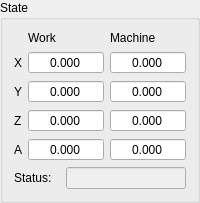
          <widget class="QGroupBox" name="grpState">
           <property name="title">
            <string>State</string>
           </property>
           <property name="overrided" stdset="0">
            <bool>false</bool>
           </property>
           <layout class="QVBoxLayout" name="verticalLayout_6">
            <item>
             <layout class="QVBoxLayout" name="verticalLayout_4">
              <item>
               <layout class="QGridLayout" name="gridLayout_2" columnstretch="0,1,1">
                <item row="1" column="0">
                 <widget class="QLabel" name="label_23">
                  <property name="text">
                   <string>X</string>
                  </property>
                 </widget>
                </item>
                <item row="0" column="1">
                 <widget class="QLabel" name="label_4">
                  <property name="text">
                   <string>Work</string>
                  </property>
                 </widget>
                </item>
                <item row="2" column="1">
                 <widget class="QDoubleSpinBox" name="txtWPosY">
                  <property name="sizePolicy">
                   <sizepolicy hsizetype="Expanding" vsizetype="Fixed">
                    <horstretch>0</horstretch>
                    <verstretch>0</verstretch>
                   </sizepolicy>
                  </property>
                  <property name="toolTip">
                   <string>Y</string>
                  </property>
                  <property name="locale">
                   <locale language="C" country="AnyCountry"/>
                  </property>
                  <property name="alignment">
                   <set>Qt::AlignCenter</set>
                  </property>
                  <property name="readOnly">
                   <bool>true</bool>
                  </property>
                  <property name="buttonSymbols">
                   <enum>QAbstractSpinBox::NoButtons</enum>
                  </property>
                  <property name="decimals">
                   <number>3</number>
                  </property>
                  <property name="minimum">
                   <double>-9999.000000000000000</double>
                  </property>
                  <property name="maximum">
                   <double>9999.000000000000000</double>
                  </property>
                  <property name="value">
                   <double>0.000000000000000</double>
                  </property>
                 </widget>
                </item>
                <item row="0" column="2">
                 <widget class="QLabel" name="label_17">
                  <property name="text">
                   <string>Machine</string>
                  </property>
                 </widget>
                </item>
                <item row="1" column="1">
                 <widget class="QDoubleSpinBox" name="txtWPosX">
                  <property name="sizePolicy">
                   <sizepolicy hsizetype="Expanding" vsizetype="Fixed">
                    <horstretch>0</horstretch>
                    <verstretch>0</verstretch>
                   </sizepolicy>
                  </property>
                  <property name="toolTip">
                   <string>X</string>
                  </property>
                  <property name="locale">
                   <locale language="C" country="AnyCountry"/>
                  </property>
                  <property name="alignment">
                   <set>Qt::AlignCenter</set>
                  </property>
                  <property name="readOnly">
                   <bool>true</bool>
                  </property>
                  <property name="buttonSymbols">
                   <enum>QAbstractSpinBox::NoButtons</enum>
                  </property>
                  <property name="decimals">
                   <number>3</number>
                  </property>
                  <property name="minimum">
                   <double>-9999.000000000000000</double>
                  </property>
                  <property name="maximum">
                   <double>9999.000000000000000</double>
                  </property>
                  <property name="value">
                   <double>0.000000000000000</double>
                  </property>
                 </widget>
                </item>
                <item row="3" column="2">
                 <widget class="QDoubleSpinBox" name="txtMPosZ">
                  <property name="sizePolicy">
                   <sizepolicy hsizetype="Expanding" vsizetype="Fixed">
                    <horstretch>0</horstretch>
                    <verstretch>0</verstretch>
                   </sizepolicy>
                  </property>
                  <property name="toolTip">
                   <string>Z</string>
                  </property>
                  <property name="locale">
                   <locale language="C" country="AnyCountry"/>
                  </property>
                  <property name="alignment">
                   <set>Qt::AlignCenter</set>
                  </property>
                  <property name="readOnly">
                   <bool>true</bool>
                  </property>
                  <property name="buttonSymbols">
                   <enum>QAbstractSpinBox::NoButtons</enum>
                  </property>
                  <property name="decimals">
                   <number>3</number>
                  </property>
                  <property name="minimum">
                   <double>-9999.000000000000000</double>
                  </property>
                  <property name="maximum">
                   <double>9999.000000000000000</double>
                  </property>
                  <property name="value">
                   <double>0.000000000000000</double>
                  </property>
                 </widget>
                </item>
                <item row="2" column="0">
                 <widget class="QLabel" name="label_24">
                  <property name="text">
                   <string>Y</string>
                  </property>
                 </widget>
                </item>
                <item row="3" column="0">
                 <widget class="QLabel" name="label_25">
                  <property name="text">
                   <string>Z</string>
                  </property>
                 </widget>
                </item>
                <item row="3" column="1">
                 <widget class="QDoubleSpinBox" name="txtWPosZ">
                  <property name="sizePolicy">
                   <sizepolicy hsizetype="Expanding" vsizetype="Fixed">
                    <horstretch>0</horstretch>
                    <verstretch>0</verstretch>
                   </sizepolicy>
                  </property>
                  <property name="toolTip">
                   <string>Z</string>
                  </property>
                  <property name="locale">
                   <locale language="C" country="AnyCountry"/>
                  </property>
                  <property name="alignment">
                   <set>Qt::AlignCenter</set>
                  </property>
                  <property name="readOnly">
                   <bool>true</bool>
                  </property>
                  <property name="buttonSymbols">
                   <enum>QAbstractSpinBox::NoButtons</enum>
                  </property>
                  <property name="decimals">
                   <number>3</number>
                  </property>
                  <property name="minimum">
                   <double>-9999.000000000000000</double>
                  </property>
                  <property name="maximum">
                   <double>9999.000000000000000</double>
                  </property>
                  <property name="value">
                   <double>0.000000000000000</double>
                  </property>
                 </widget>
                </item>
                <item row="1" column="2">
                 <widget class="QDoubleSpinBox" name="txtMPosX">
                  <property name="sizePolicy">
                   <sizepolicy hsizetype="Expanding" vsizetype="Fixed">
                    <horstretch>0</horstretch>
                    <verstretch>0</verstretch>
                   </sizepolicy>
                  </property>
                  <property name="toolTip">
                   <string>X</string>
                  </property>
                  <property name="locale">
                   <locale language="C" country="AnyCountry"/>
                  </property>
                  <property name="alignment">
                   <set>Qt::AlignCenter</set>
                  </property>
                  <property name="readOnly">
                   <bool>true</bool>
                  </property>
                  <property name="buttonSymbols">
                   <enum>QAbstractSpinBox::NoButtons</enum>
                  </property>
                  <property name="decimals">
                   <number>3</number>
                  </property>
                  <property name="minimum">
                   <double>-9999.000000000000000</double>
                  </property>
                  <property name="maximum">
                   <double>9999.000000000000000</double>
                  </property>
                  <property name="value">
                   <double>0.000000000000000</double>
                  </property>
                 </widget>
                </item>
                <item row="2" column="2">
                 <widget class="QDoubleSpinBox" name="txtMPosY">
                  <property name="sizePolicy">
                   <sizepolicy hsizetype="Expanding" vsizetype="Fixed">
                    <horstretch>0</horstretch>
                    <verstretch>0</verstretch>
                   </sizepolicy>
                  </property>
                  <property name="toolTip">
                   <string>Y</string>
                  </property>
                  <property name="locale">
                   <locale language="C" country="AnyCountry"/>
                  </property>
                  <property name="alignment">
                   <set>Qt::AlignCenter</set>
                  </property>
                  <property name="readOnly">
                   <bool>true</bool>
                  </property>
                  <property name="buttonSymbols">
                   <enum>QAbstractSpinBox::NoButtons</enum>
                  </property>
                  <property name="decimals">
                   <number>3</number>
                  </property>
                  <property name="minimum">
                   <double>-9999.000000000000000</double>
                  </property>
                  <property name="maximum">
                   <double>9999.000000000000000</double>
                  </property>
                  <property name="value">
                   <double>0.000000000000000</double>
                  </property>
                 </widget>
                </item>
                <item row="4" column="0">
                 <widget class="QLabel" name="lblPosA">
                  <property name="text">
                   <string>A</string>
                  </property>
                 </widget>
                </item>
                <item row="4" column="1">
                 <widget class="QDoubleSpinBox" name="txtWPosA">
                  <property name="sizePolicy">
                   <sizepolicy hsizetype="Expanding" vsizetype="Fixed">
                    <horstretch>0</horstretch>
                    <verstretch>0</verstretch>
                   </sizepolicy>
                  </property>
                  <property name="toolTip">
                   <string>A</string>
                  </property>
                  <property name="locale">
                   <locale language="C" country="AnyCountry"/>
                  </property>
                  <property name="alignment">
                   <set>Qt::AlignCenter</set>
                  </property>
                  <property name="readOnly">
                   <bool>true</bool>
                  </property>
                  <property name="buttonSymbols">
                   <enum>QAbstractSpinBox::NoButtons</enum>
                  </property>
                  <property name="decimals">
                   <number>3</number>
                  </property>
                  <property name="minimum">
                   <double>-9999.000000000000000</double>
                  </property>
                  <property name="maximum">
                   <double>9999.000000000000000</double>
                  </property>
                  <property name="value">
                   <double>0.000000000000000</double>
                  </property>
                 </widget>
                </item>
                <item row="4" column="2">
                 <widget class="QDoubleSpinBox" name="txtMPosA">
                  <property name="sizePolicy">
                   <sizepolicy hsizetype="Expanding" vsizetype="Fixed">
                    <horstretch>0</horstretch>
                    <verstretch>0</verstretch>
                   </sizepolicy>
                  </property>
                  <property name="toolTip">
                   <string>A</string>
                  </property>
                  <property name="locale">
                   <locale language="C" country="AnyCountry"/>
                  </property>
                  <property name="alignment">
                   <set>Qt::AlignCenter</set>
                  </property>
                  <property name="readOnly">
                   <bool>true</bool>
                  </property>
                  <property name="buttonSymbols">
                   <enum>QAbstractSpinBox::NoButtons</enum>
                  </property>
                  <property name="decimals">
                   <number>3</number>
                  </property>
                  <property name="minimum">
                   <double>-9999.000000000000000</double>
                  </property>
                  <property name="maximum">
                   <double>9999.000000000000000</double>
                  </property>
                  <property name="value">
                   <double>0.000000000000000</double>
                  </property>
                 </widget>
                </item>
               </layout>
              </item>
             </layout>
            </item>
            <item>
             <layout class="QFormLayout" name="formLayout">
              <property name="horizontalSpacing">
               <number>14</number>
              </property>
              <item row="0" column="0">
               <widget class="QLabel" name="Label">
                <property name="text">
                 <string>Status:</string>
                </property>
               </widget>
              </item>
              <item row="0" column="1">
               <widget class="QLineEdit" name="txtStatus">
                <property name="enabled">
                 <bool>false</bool>
                </property>
                <property name="acceptDrops">
                 <bool>false</bool>
                </property>
                <property name="styleSheet">
                 <string notr="true">QLineEdit {color: palette(text);}</string>
                </property>
                <property name="alignment">
                 <set>Qt::AlignCenter</set>
                </property>
                <property name="readOnly">
                 <bool>true</bool>
                </property>
                <property name="status" stdset="0">
                 <string/>
                </property>
               </widget>
              </item>
             </layout>
            </item>
           </layout>
          </widget>
